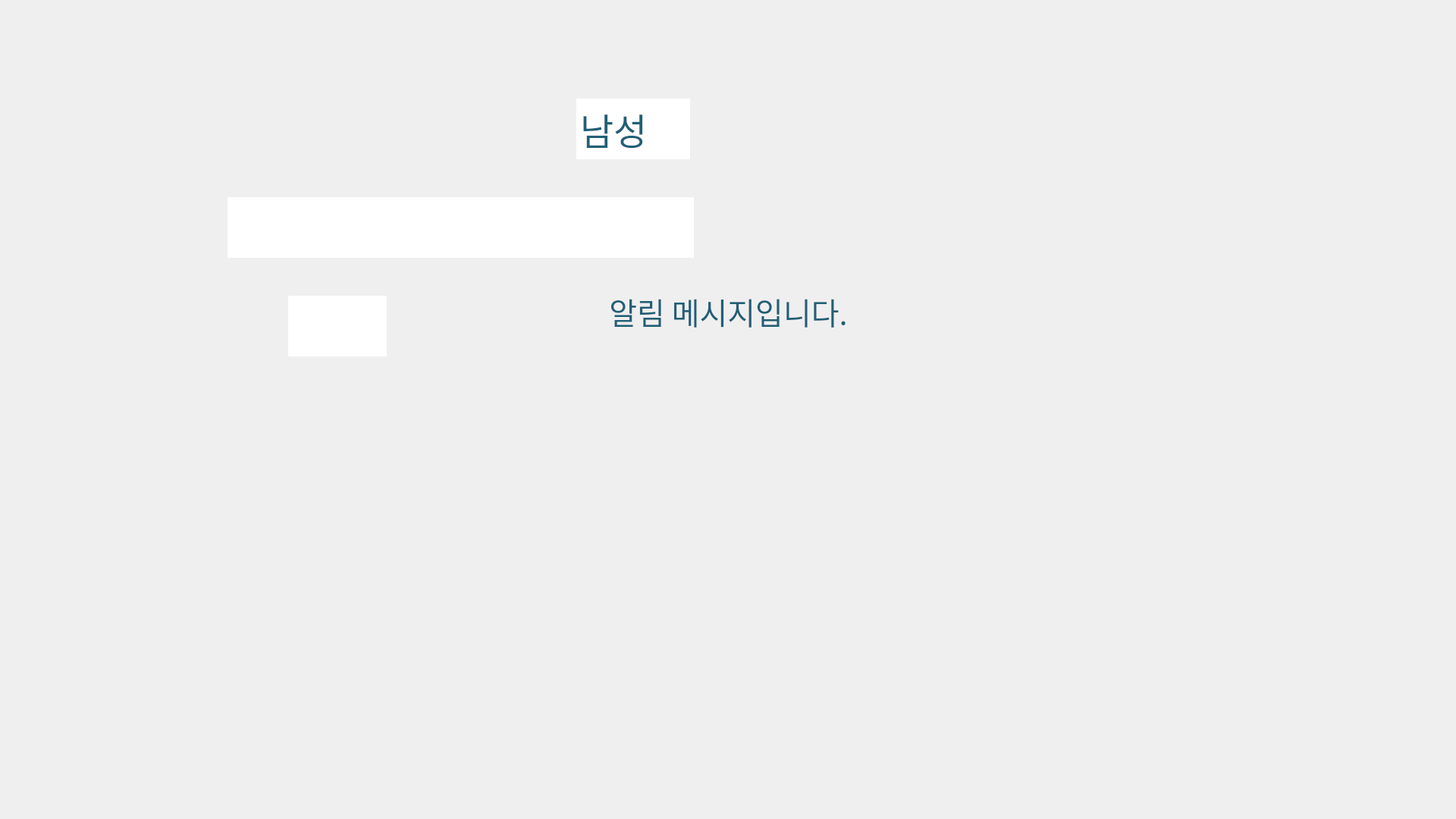
<?xml version="1.0" encoding="UTF-8"?>
<ui version="4.0">
 <class>Dialog</class>
 <widget class="QDialog" name="Dialog">
  <property name="windowModality">
   <enum>Qt::WindowModality::ApplicationModal</enum>
  </property>
  <property name="geometry">
   <rect>
    <x>0</x>
    <y>0</y>
    <width>1920</width>
    <height>1080</height>
   </rect>
  </property>
  <property name="windowTitle">
   <string>Dialog</string>
  </property>
  <widget class="QPushButton" name="pb_close">
   <property name="geometry">
    <rect>
     <x>830</x>
     <y>510</y>
     <width>260</width>
     <height>130</height>
    </rect>
   </property>
   <property name="styleSheet">
    <string notr="true">QPushButton{
	background-image : url(./ui/images/common_locale/btn_dlg_close.png);
	border : 0px;
}

QPushButton::hover{
	background-image : url(./ui/images/common_locale/btn_dlg_close_over.png);
	border : 0px;
}</string>
   </property>
   <property name="text">
    <string/>
   </property>
  </widget>
  <widget class="QLabel" name="label_bg">
   <property name="geometry">
    <rect>
     <x>0</x>
     <y>0</y>
     <width>1920</width>
     <height>1080</height>
    </rect>
   </property>
   <property name="styleSheet">
    <string notr="true">QLabel{
	image : url(./ui/images/common_locale/bg_dlg_3_msg.png);
}</string>
   </property>
   <property name="text">
    <string/>
   </property>
  </widget>
  <widget class="QLabel" name="label_msg">
   <property name="geometry">
    <rect>
     <x>470</x>
     <y>360</y>
     <width>981</width>
     <height>101</height>
    </rect>
   </property>
   <property name="font">
    <font>
     <family>맑은 고딕</family>
     <pointsize>30</pointsize>
     <italic>false</italic>
     <bold>false</bold>
    </font>
   </property>
   <property name="styleSheet">
    <string notr="true">QLabel{
	color : #205f76;
	font : 30pt;
}</string>
   </property>
   <property name="text">
    <string>&lt;html&gt;&lt;head/&gt;&lt;body&gt;&lt;p align=&quot;center&quot;&gt;알림 메시지입니다.&lt;/p&gt;&lt;/body&gt;&lt;/html&gt;</string>
   </property>
   <property name="alignment">
    <set>Qt::AlignmentFlag::AlignCenter</set>
   </property>
   <property name="margin">
    <number>0</number>
   </property>
   <property name="indent">
    <number>0</number>
   </property>
  </widget>
  <widget class="QComboBox" name="cb_gender">
   <property name="geometry">
    <rect>
     <x>760</x>
     <y>130</y>
     <width>150</width>
     <height>80</height>
    </rect>
   </property>
   <property name="sizePolicy">
    <sizepolicy hsizetype="Preferred" vsizetype="Preferred">
     <horstretch>0</horstretch>
     <verstretch>0</verstretch>
    </sizepolicy>
   </property>
   <property name="font">
    <font>
     <family>Malgun Gothic</family>
     <pointsize>36</pointsize>
    </font>
   </property>
   <property name="styleSheet">
    <string notr="true">QComboBox {
	border : 0px;
	color : #205f76;
} 

QComboBox::drop-down {
	border : 0px;
}

QComboBox::down-arrow {
    image : url(./ui/images/common/btn_combo_open.png);
	padding : 0 30 0 0;
}

QComboBox::down-arrow:on {
    image: url(./ui/images/common/btn_combo_close.png);
	padding : 0 30 0 0;
}

QComboBox QAbstractItemView {
    color : #205f76;
}</string>
   </property>
   <item>
    <property name="text">
     <string>남성</string>
    </property>
   </item>
   <item>
    <property name="text">
     <string>여성</string>
    </property>
   </item>
  </widget>
  <widget class="QTextEdit" name="textEdit_name">
   <property name="geometry">
    <rect>
     <x>300</x>
     <y>260</y>
     <width>615</width>
     <height>80</height>
    </rect>
   </property>
   <property name="font">
    <font>
     <family>Malgun Gothic</family>
     <pointsize>36</pointsize>
    </font>
   </property>
   <property name="cursor" stdset="0">
    <cursorShape>IBeamCursor</cursorShape>
   </property>
   <property name="styleSheet">
    <string notr="true">QTextEdit{
	color : #205f76;
	border : 0px;
}</string>
   </property>
  </widget>
  <widget class="QTextEdit" name="textEdit_age">
   <property name="geometry">
    <rect>
     <x>380</x>
     <y>390</y>
     <width>130</width>
     <height>80</height>
    </rect>
   </property>
   <property name="font">
    <font>
     <family>Malgun Gothic</family>
     <pointsize>36</pointsize>
    </font>
   </property>
   <property name="cursor" stdset="0">
    <cursorShape>IBeamCursor</cursorShape>
   </property>
   <property name="styleSheet">
    <string notr="true">QTextEdit{
	color : #205f76;
	border : 0px;
}</string>
   </property>
  </widget>
  <zorder>label_bg</zorder>
  <zorder>pb_close</zorder>
  <zorder>label_msg</zorder>
  <zorder>cb_gender</zorder>
  <zorder>textEdit_name</zorder>
  <zorder>textEdit_age</zorder>
 </widget>
 <resources/>
 <connections/>
</ui>
